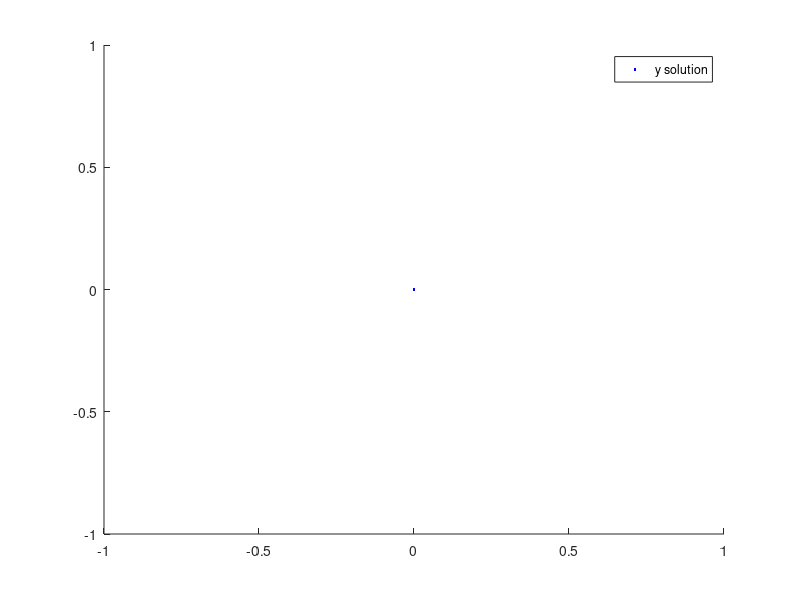

Source code (MATLAB): (Note: this script raises an error after producing the figure.)
% let's first try using a continuous method and manually step it. Guess
% where it would cross zero. 
A = 1; %let's try 1 first
% initialize t and y

tuntil = 0;
tstart = 0;
y1ini = 0;
y2ini = A;
y = [y1ini y2ini];
t = [0];

hold on
plot(t,y(end,1),'b.');
plot([0 tuntil],[0 0],'k-');
legend('y solution');

if A>0
    solver = 1;
elseif A<0
    solver = 2;
end

options = odeset('RelTol',1e-7,'AbsTol',1e-7);

y1arrnumerical = [];
y1arrinterp = [];
y2arrnumerical = [];
y2arrinterp = [];
tarrnumerical = [];
tarrinterp = [];

while true
    % look at the plot produced from last iteration
    disp('look at the plot')
    % linear interpolation of last two points if there are two
    if length(t) > 1
         tzero = -y(end,1)/y(end,2)+t(end);
    end
    % ask if display linear interpolation
    linearinterpbool = input('display linear interpolation prediction? (true or false) \n');
    if linearinterpbool
        plot([t(end),tzero],[y(end,1),0],'r-');
        fprintf('Linear prediction gives the function is about to cross y axis at %f \n'...
            ,tzero)
    end
    % ask if swap solver
    fprintf('current solver: %d \n',solver)
    swapsolverbool = input('swap solver? (true or false) \n');
    % if true
    if swapsolverbool
        % emphasize the interpolated part on plot
        plot([t(end) tzero],[y(end,1),0],'m-')
        % swap solver
        switch solver
            case 1
                solver = 2;
            case 2
                solver = 1;
        end
        fprintf('solver swapped to %d \n',solver)
        % reset tstart and 
        tstart = tzero;
        y2cross = interp1(t(end-5:end),y(end-5:end,2),tzero,'pchip','extrap');
        y2ini = y2cross;
        fprintf('new initial condition: t = %f , y = 0, y'' = %f \n',tzero,y2cross)
        % store old data
        y1arrnumerical = [y1arrnumerical {y(:,1)}];
        y2arrnumerical = [y2arrnumerical {y(:,2)}];
        tarrnumerical = [tarrnumerical {t}];
        y1arrinterp = [y1arrinterp {[y(end,1);0]}];
        y2arrinterp = [y2arrinterp {[y(end,2);y2cross]}];
        tarrinterp = [tarrinterp {[t(end);tzero]}];
        fprintf('data of last half period stored \n')
    end
    tuntil = input('enter a new t we''re goint to integrate to \n');
    switch solver
        case 1
            [t,y] = ode45(@fun1,[tstart tuntil],[y1ini y2ini],options);
        case 2
            [t,y] = ode45(@fun2,[tstart tuntil],[y1ini y2ini],options);
    end
    % finally we need to plot
    close all
    hold on
    plot(t,y(:,1),'b.');
    plot([0 tuntil],[0 0],'k-');
    if numel(y1arrnumerical) ~= 0
        for i = 1:numel(y1arrnumerical)
            plot(tarrnumerical{i},y1arrnumerical{i},'b.');
            plot(tarrinterp{i},y1arrinterp{i},'m-');
        end
    end
end
